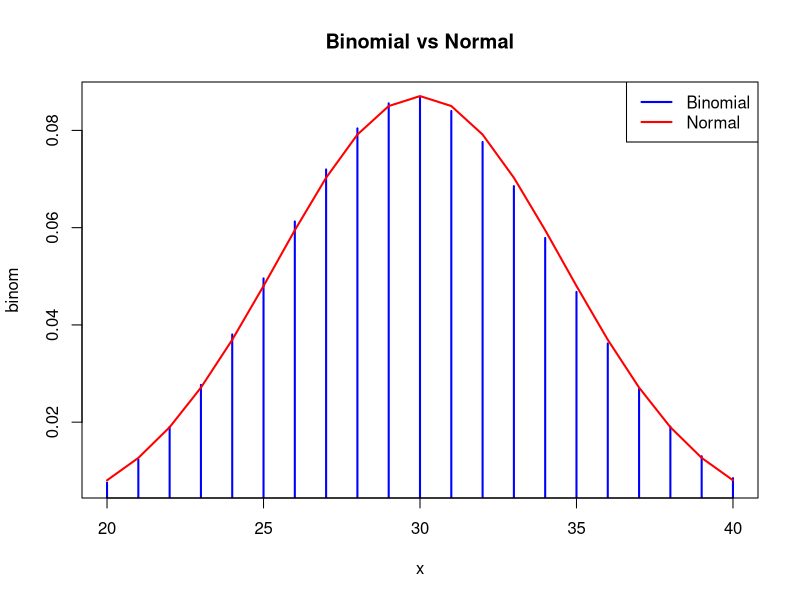
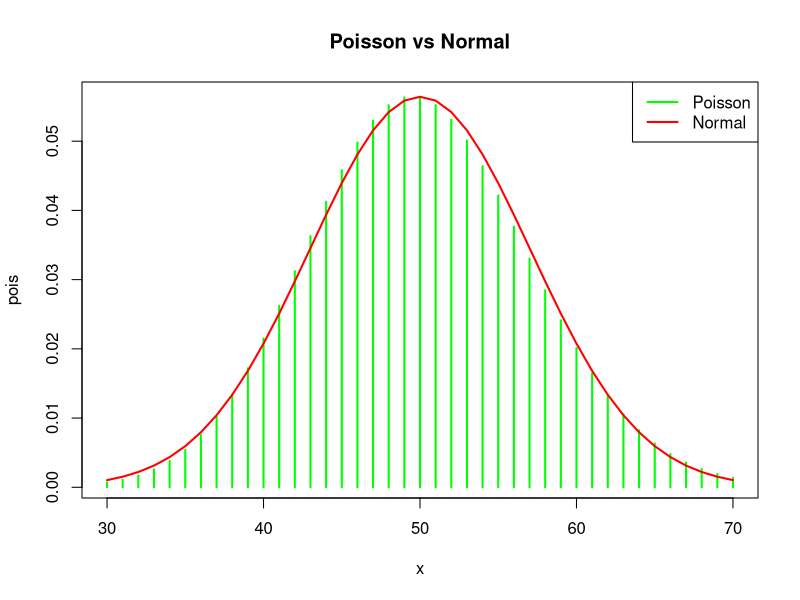

Reproduce these figures in R, in order.
## ---- chunk 1
n <- 100; p <- 0.3
x <- 20:40
binom <- dbinom(x, size=n, prob=p)
norm <- dnorm(x, mean=n*p, sd=sqrt(n*p*(1-p)))
plot(x, binom, type="h", lwd=2, col="blue", main="Binomial vs Normal")
lines(x, norm, col="red", lwd=2)
legend("topright", legend=c("Binomial", "Normal"), col=c("blue","red"), lwd=2)
## ---- chunk 2
lambda <- 50
x <- 30:70
pois <- dpois(x, lambda=lambda)
norm <- dnorm(x, mean=lambda, sd=sqrt(lambda))
plot(x, pois, type="h", lwd=2, col="green", main="Poisson vs Normal")
lines(x, norm, col="red", lwd=2)
legend("topright", legend=c("Poisson", "Normal"), col=c("green","red"), lwd=2)
## ---- chunk 3
n <- 100; p <- 0.3
mean_binom <- n*p
var_binom <- n*p*(1-p)
mean_binom; var_binom
## ---- chunk 4
lambda <- 50
mean_pois <- lambda
var_pois <- lambda
mean_pois; var_pois
